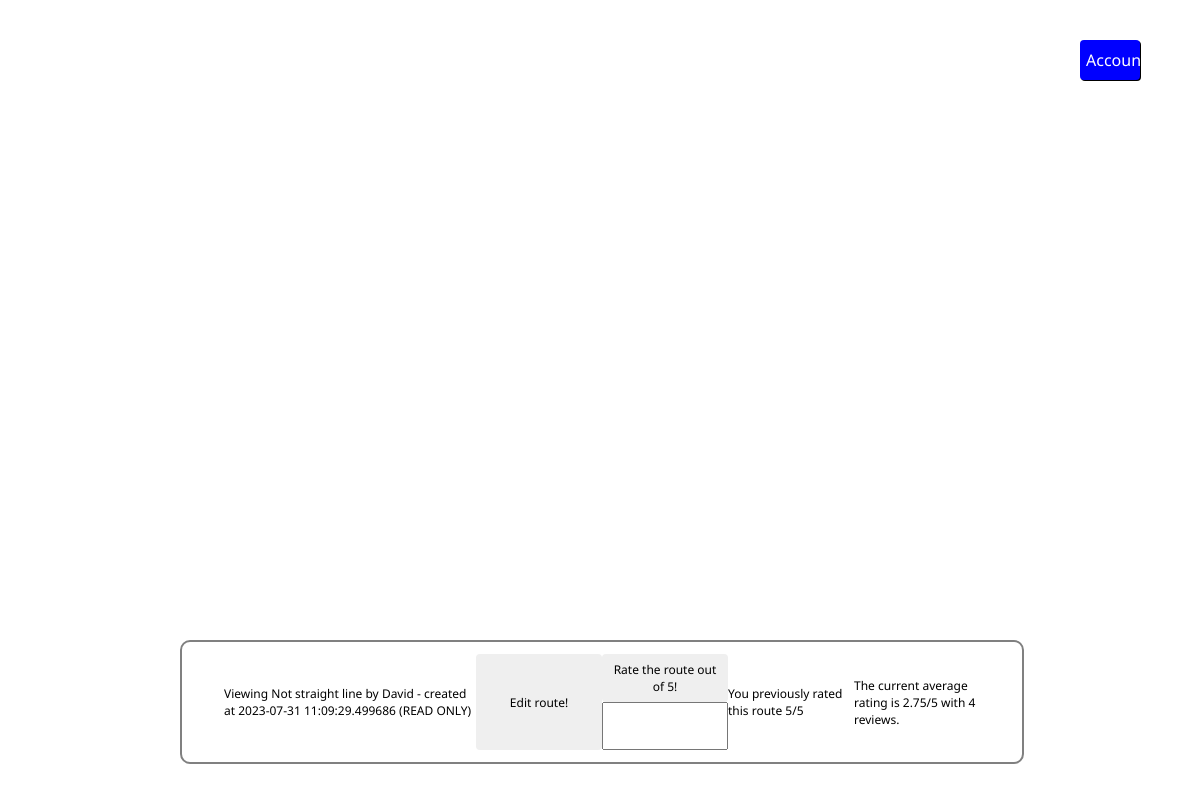
/view/11 (signed in), run on the app's committed database.
### tables this page shows
CREATE TABLE routes(id INTEGER PRIMARY KEY AUTOINCREMENT,timestamp TEXT,route TEXT,username TEXT,route_name TEXT,public INTEGER,FOREIGN KEY(username) REFERENCES accounts(username));

### server.py (the view, shortened to what this page needs)
@app.get('/view/<route_id>')
def view_route(route_id):
    route = database.get_route(route_id)
    if route is None:
        return "Route not found", 404
    if route[4] == 1:
        if flask_login.current_user.is_authenticated:
            return flask.render_template('viewer.html',
                                         route=route,
                                         route_id=route_id,
                                         authenticated_user=flask_login.current_user.is_authenticated,
                                         current_user_rating=
                                         database.get_single_route_rating(route_id, flask_login.current_user.id),
                                         current_rating=database.get_route_rating(route_id)
                                         )

### database.py (called while the page is built)
def user_exists(username):
    res = cur.execute("SELECT username FROM accounts WHERE username=?", (username,))
    return res.fetchone() is not None

def get_route(route_id):
    res = cur.execute("SELECT timestamp, route, username, route_name, public FROM routes "
                      "WHERE id = ?", (route_id,))
    return res.fetchone()

def get_single_route_rating(route_id, username):
    res = cur.execute("SELECT rating FROM route_ratings WHERE route_id=? AND rating_user=?",
                      (route_id, username))
    rating = res.fetchone()
    if rating is None:
        return -1
    return rating[0]

def get_route_rating(route_id):
    res = cur.execute("SELECT ROUND(AVG(rating),2), COUNT(rating) "
                      "FROM route_ratings "
                      "WHERE route_id=?",
                      (route_id,))
    return res.fetchone()

### server.py (called while the page is built)
@login_manager.user_loader
def user_loader(username):
    if not database.user_exists(username):
        return
    user = User()
    user.id = username
    return user

### server/templates/viewer.html (shortened to what this page needs)
<!DOCTYPE html>
<html lang="en" style="height:100%">
    <head>
        <link rel="stylesheet" href="https://cdnjs.cloudflare.com/ajax/libs/leaflet/1.9.4/leaflet.min.css">
        <link rel="stylesheet" href="/static/shared.css"/>
    </head>
    <body style="height:100%;margin: 0;padding: 0;font-family:'Noto Sans',sans-serif">
        <div id="map"></div>
        <div id="bottom_bar" class="control_box">
            <div style="grid-row:2/span 2; grid-column: 2/span 2;" class="centredDivText">
                Viewing {{ route[3] }} by {{ route[2] }} - created at {{ route[0] }} (READ ONLY)
            </div>
            <button style="grid-row:2/span 2; grid-column: 4;" class="textButton" onclick="editRoute();">
                Edit route!
            </button>
            {% if authenticated_user %}
                <button class="textButton" id="rate_route_button" style="grid-column: 5; grid-row: 2;" onclick="rateRoute();">
                    Rate the route out of 5!
                </button>
            {% else %}
                <button disabled class="textButton" style="grid-column: 5; grid-row: 2;">
                    Login to rate this route!
                </button>
            {% endif %}
            <input style="grid-column: 5; grid-row: 3;" type="number" step="1" min="0" max="5" id="rating_number"/>
            {% if current_user_rating == -1 %}
                <div style="grid-row:2/span 2; grid-column: 6;" class="centredDivText">
                    You have not rated this route before
                </div>
            {% else %}
                <div style="grid-row:2/span 2; grid-column: 6;" class="centredDivText">
                    You previously rated this route {{ current_user_rating }}/5
                </div>
            {% endif %}
            <div style="grid-row:2/span 2; grid-column: 7;" class="centredDivText">
                The current average rating is {{ current_rating[0] }}/5 with {{ current_rating[1] }} reviews.
            </div>
        </div>
        {% if authenticated_user %}
             <form action="/account"><input class="textButton account_management_button" id="account_button" type="submit" value="Account"/></form>
        {% else %}
             <form action="/login"><input class="textButton account_management_button" id="login_button" type="submit" value="Login"/></form>
        {% endif %}
    </body>
</html>

### server/static/shared.css (style rules this page uses)
#account_button { background-color: blue; color: white; }
.account_management_button { position: absolute; left: 90%; top: 5%; width: 5%; height: 5%; font-size: 1vw; box-shadow: black 1px 1px 0 0; z-index: 1001; }
.control_box { background-color: white; border-color: gray; border-width: 2px; border-style: solid; position: absolute; border-radius: 10px; display: grid; font-family: inherit; }
#bottom_bar { top: 80%; left: 15%; height: 15%; width: 70%; z-index: 999; grid-template-rows: 10% 40% 40% 10%; grid-template-columns: 5% 15% 15% 15% 15% 15% 15% 5%; }
#bottom_bar > button { font-size: 1vw; }
.textButton { cursor: pointer; border: none; border-radius: 4px; font: inherit; }
#map { height: 100%; width: 100% }
.centredDivText { font-size: 1vw; display:flex; align-items:center; width:100%; height:100%; }

### data on the page
routes: route_name "Not straight line", username "David", timestamp "2023-07-31 11:09:29.499686"

### other printed values
{{ current_user_rating }} "5"
{{ current_rating[0] }} "2.75"
{{ current_rating[1] }} "4"
